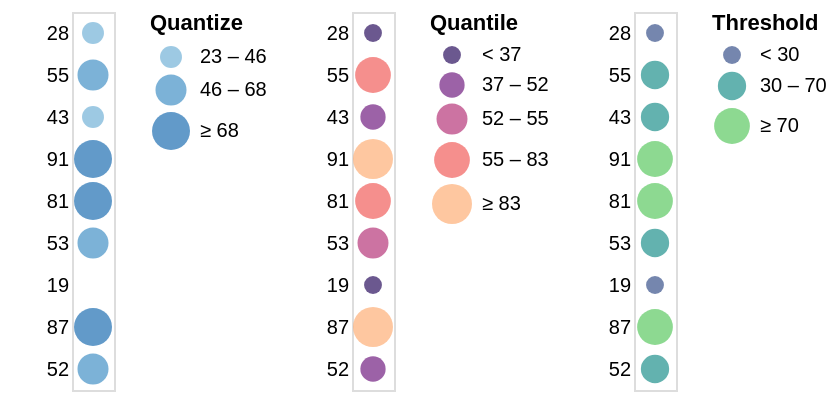

Write a Vega-Lite specification for this figure.
### Vega specification from a JSON file in a GitHub repository (floating-point values rounded to 4 significant figures)
{"$schema": "https://vega.github.io/schema/vega/v4.json", "description": "A simple bar chart with embedded data.", "autosize": "pad", "padding": 5, "data": [{"name": "source_0", "values": [{"a": "A", "b": 28}, {"a": "B", "b": 55}, {"a": "C", "b": 43}, {"a": "D", "b": 91}, {"a": "E", "b": 81}, {"a": "F", "b": 53}, {"a": "G", "b": 19}, {"a": "H", "b": 87}, {"a": "I", "b": 52}]}, {"name": "data_1", "source": "source_0", "transform": [{"type": "formula", "expr": "toNumber(datum[\"b\"])", "as": "b"}]}, {"name": "data_2", "source": "source_0", "transform": [{"type": "formula", "expr": "toNumber(datum[\"b\"])", "as": "b"}]}, {"name": "data_3", "source": "source_0", "transform": [{"type": "formula", "expr": "toNumber(datum[\"b\"])", "as": "b"}]}], "signals": [{"name": "concat_0_width", "value": 21}, {"name": "concat_0_y_step", "value": 21}, {"name": "concat_0_height", "update": "bandspace(domain('concat_0_y').length, 1, 0.5) * concat_0_y_step"}, {"name": "concat_1_width", "value": 21}, {"name": "concat_1_y_step", "value": 21}, {"name": "concat_1_height", "update": "bandspace(domain('concat_1_y').length, 1, 0.5) * concat_1_y_step"}, {"name": "concat_2_width", "value": 21}, {"name": "concat_2_y_step", "value": 21}, {"name": "concat_2_height", "update": "bandspace(domain('concat_2_y').length, 1, 0.5) * concat_2_y_step"}], "layout": {"padding": {"row": 10, "column": 10}, "bounds": "full", "align": "each"}, "marks": [{"type": "group", "name": "concat_0_group", "style": "cell", "encode": {"update": {"width": {"signal": "concat_0_width"}, "height": {"signal": "concat_0_height"}}}, "marks": [{"name": "concat_0_marks", "type": "symbol", "style": ["circle"], "from": {"data": "data_1"}, "encode": {"update": {"opacity": {"value": 0.7}, "fill": [{"test": "datum[\"b\"] === null || isNaN(datum[\"b\"])", "value": null}, {"scale": "concat_0_color", "field": "b"}], "tooltip": {"signal": "{\"b\": ''+datum[\"b\"]}"}, "x": {"signal": "concat_0_width", "mult": 0.5}, "y": {"scale": "concat_0_y", "field": "b"}, "size": {"scale": "concat_0_size", "field": "b"}, "shape": {"value": "circle"}}}}], "axes": [{"scale": "concat_0_y", "orient": "left", "grid": false, "domain": false, "ticks": false, "zindex": 1}], "legends": [{"title": "Quantize", "fill": "concat_0_color", "encode": {"symbols": {"update": {"shape": {"value": "circle"}, "opacity": {"value": 0.7}}}}, "size": "concat_0_size"}]}, {"type": "group", "name": "concat_1_group", "style": "cell", "encode": {"update": {"width": {"signal": "concat_1_width"}, "height": {"signal": "concat_1_height"}}}, "marks": [{"name": "concat_1_marks", "type": "symbol", "style": ["circle"], "from": {"data": "data_2"}, "encode": {"update": {"opacity": {"value": 0.7}, "fill": [{"test": "datum[\"b\"] === null || isNaN(datum[\"b\"])", "value": null}, {"scale": "concat_1_color", "field": "b"}], "tooltip": {"signal": "{\"b\": ''+datum[\"b\"]}"}, "x": {"signal": "concat_1_width", "mult": 0.5}, "y": {"scale": "concat_1_y", "field": "b"}, "size": {"scale": "concat_1_size", "field": "b"}, "shape": {"value": "circle"}}}}], "axes": [{"scale": "concat_1_y", "orient": "left", "grid": false, "domain": false, "ticks": false, "zindex": 1}], "legends": [{"format": "d", "title": "Quantile", "fill": "concat_1_color", "labelOverlap": "greedy", "encode": {"symbols": {"update": {"shape": {"value": "circle"}, "opacity": {"value": 0.7}}}}, "size": "concat_1_size"}]}, {"type": "group", "name": "concat_2_group", "style": "cell", "encode": {"update": {"width": {"signal": "concat_2_width"}, "height": {"signal": "concat_2_height"}}}, "marks": [{"name": "concat_2_marks", "type": "symbol", "style": ["circle"], "from": {"data": "data_3"}, "encode": {"update": {"opacity": {"value": 0.7}, "fill": [{"test": "datum[\"b\"] === null || isNaN(datum[\"b\"])", "value": null}, {"scale": "concat_2_color", "field": "b"}], "tooltip": {"signal": "{\"b\": ''+datum[\"b\"]}"}, "x": {"signal": "concat_2_width", "mult": 0.5}, "y": {"scale": "concat_2_y", "field": "b"}, "size": {"scale": "concat_2_size", "field": "b"}, "shape": {"value": "circle"}}}}], "axes": [{"scale": "concat_2_y", "orient": "left", "grid": false, "domain": false, "ticks": false, "zindex": 1}], "legends": [{"title": "Threshold", "fill": "concat_2_color", "labelOverlap": "greedy", "encode": {"symbols": {"update": {"shape": {"value": "circle"}, "opacity": {"value": 0.7}}}}, "size": "concat_2_size"}]}], "scales": [{"name": "concat_0_y", "type": "point", "domain": {"data": "data_1", "field": "b"}, "range": {"step": {"signal": "concat_0_y_step"}}, "padding": 0.5}, {"name": "concat_0_color", "type": "quantize", "domain": {"data": "data_1", "field": "b"}, "range": {"scheme": "blues", "count": 4}, "zero": true}, {"name": "concat_0_size", "type": "quantize", "domain": {"data": "data_1", "field": "b"}, "range": [0, 120.3, 240.7, 361], "zero": true}, {"name": "concat_1_y", "type": "point", "domain": {"data": "data_2", "field": "b"}, "range": {"step": {"signal": "concat_1_y_step"}}, "padding": 0.5}, {"name": "concat_1_color", "type": "quantile", "domain": {"data": "data_2", "field": "b"}, "range": {"scheme": "magma"}}, {"name": "concat_1_size", "type": "quantile", "domain": {"data": "data_2", "field": "b"}, "range": [80, 160, 240, 320, 400]}, {"name": "concat_2_y", "type": "point", "domain": {"data": "data_3", "field": "b"}, "range": {"step": {"signal": "concat_2_y_step"}}, "padding": 0.5}, {"name": "concat_2_color", "type": "threshold", "domain": [30, 70], "range": {"scheme": "viridis"}}, {"name": "concat_2_size", "type": "threshold", "domain": [30, 70], "range": [80, 200, 320]}], "config": {"axisY": {"minExtent": 30}}}
